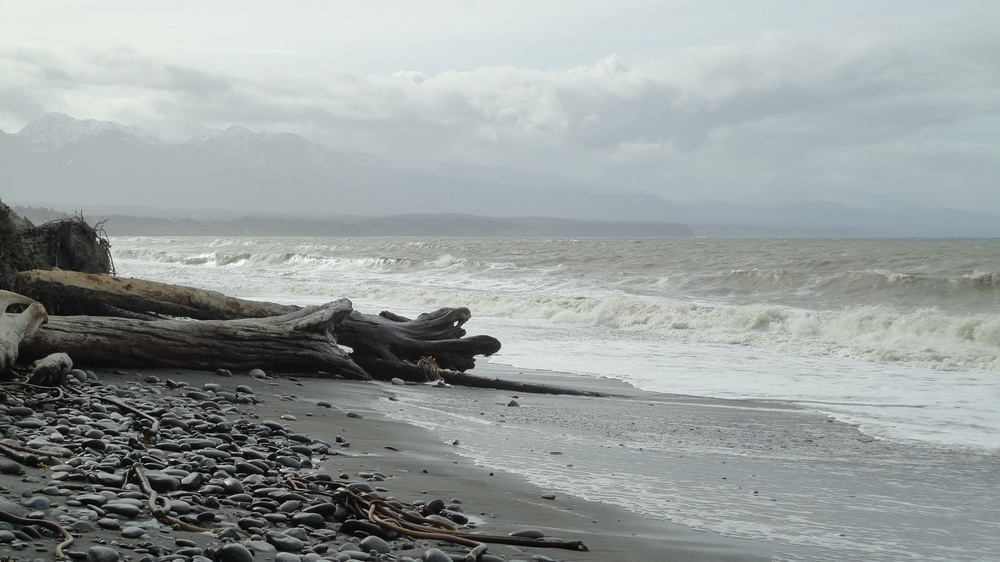
//> input picture CodeForExamples/HistEqualizing/sequim.jpg, 1000 x 562 px, shrunk from 1920 x 1080 before the run
$ ./EqualizeHist_Demo   (built with g++ and OpenCV 4)
//> lines starting //> are read from the running program, lines starting //| are printed output that depends on the picture
#include "opencv2/highgui/highgui.hpp"
#include "opencv2/imgproc/imgproc.hpp"

// Oscar Garcia-Telles
// Code is a combination of provided
// code from the OpenCV by Example
// and OpenCV Essentials texts.
// However, I (Oscar) heavily
// modified it to modularize the
// code and to make it do exactly
// what I wanted it to do.

#include <iostream>
#include <stdio.h>

using namespace cv;
using namespace std;

// Prototyping
void grayHistEq(); 	// Gray scale histogram equalization
void colorHistEq();	// Color histogram equalization
// Helps create histogram graphs.
void createHistGraph(Mat histSrc, Mat &histResult, int histSize, int binW);

void junk();

int main( int argc,  char *argv[] )
{
	int mode = 1;

	if(mode == 0)
	{
		cout << "Gray scale mode commencing..." << endl;
		grayHistEq();
		waitKey();
		return 0;
	}
	else if(mode == 1)
	{
		cout << "Color mode commencing..." << endl;
		colorHistEq();
		waitKey();
		return 0;
	}
	else
	{
		cout << "Invalid mode, must be 0 for gray scale, 1 for color." << endl;
		waitKey();
		return 0;
	}

}

// Displays gray scale histogram equalization results
// [78 lines left out: function grayHistEq, not called in this run]

// Displays color image histogram equalization results
void colorHistEq()
{
	Mat img, result, ycrcb;
	int histSize = 255;
	long int dim;

	// Read original image
	img = imread( "sequim.jpg");	// Originally imread("fruits.jpg");
//> img is the input picture: 562 rows x 1000 cols, CV_8UC3; mean B, G, R 157.8, 158.7, 152.4
	cvtColor(img, ycrcb, COLOR_BGR2YCrCb);
//> ycrcb: 562 rows x 1000 cols, CV_8UC3; mean of channels 0, 1, 2 156.7, 124.9, 128.6

	// Showing original image
	namedWindow("Original Image", 0);
	imshow("Original Image", img);

	// Split into channels.
	vector<Mat> channels;
	split(ycrcb, channels);
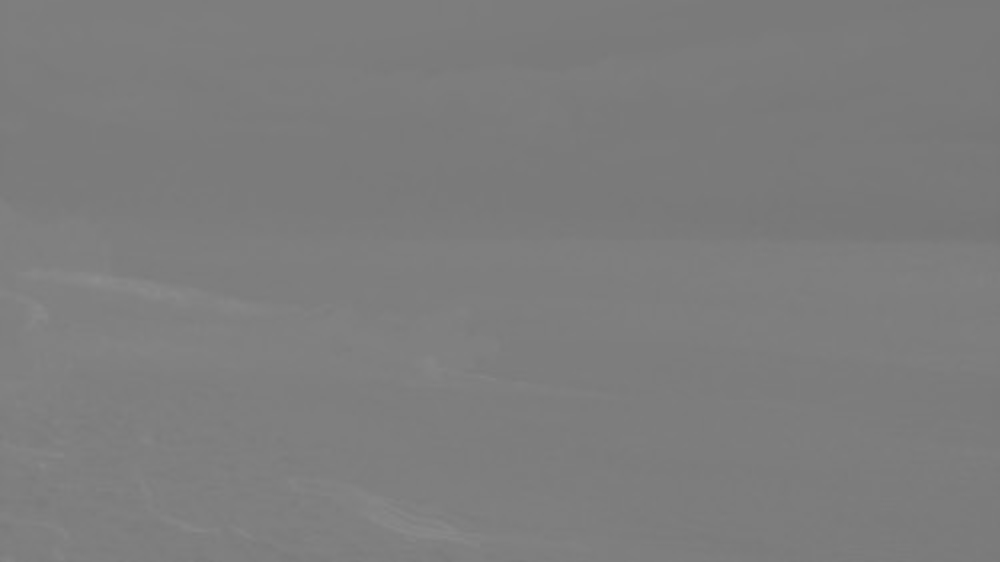
//> channels[1]: 562 rows x 1000 cols, CV_8UC1; min 118, max 141, mean 124.9

	// Equalize y channel only
	equalizeHist(channels[0], channels[0]);
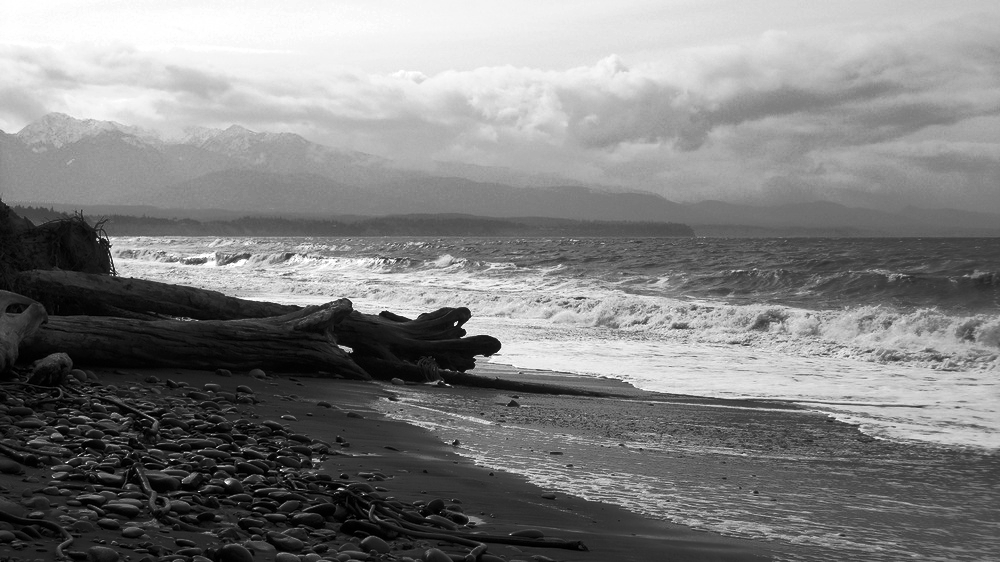
//> channels[0]: 562 rows x 1000 cols, CV_8UC1; min 0, max 255, mean 128.4

	// Merge result channels
	merge(channels, ycrcb);
//> ycrcb: 562 rows x 1000 cols, CV_8UC3; mean of channels 0, 1, 2 128.4, 124.9, 128.6

	// Convert back to BGR
	cvtColor(ycrcb, result, COLOR_YCrCb2BGR);
//> (the program exits here)
